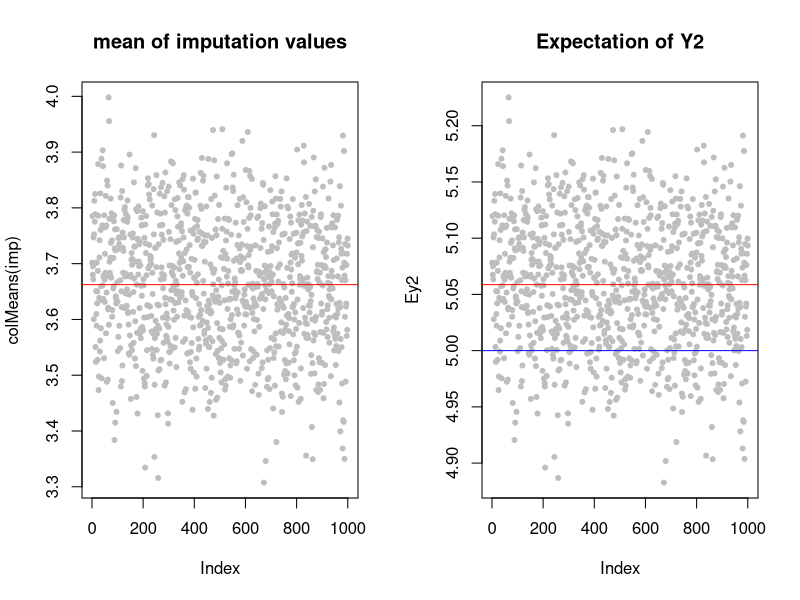

This chart was generated by the following R code:
## ---- chunk 1
options(stringsAsFactors = FALSE)
puh <- data.frame(ikäryhmä = c("18-25", "26-35", "36-45", "46-65", "66-70"),
           otoskoko = c(300, 300, 300, 500, 400),
           vastauksia = c(52, 67, 83, 230, 266),
           A_käyttäjiä = c(20, 26, 37, 22, 8))
puh
## ---- chunk 2
  # generate data
z <- matrix(rnorm(3000), nrow = 3)
y1 <- 1 + z[1,]
y2 <- 5 + 2 * z[1,] + z[2,]
u <- 2 * (y1 - 1) + z[3,]
miss.index <- which(u < 0)
y2.obs <- y2[-miss.index]
missN <- length(miss.index)

  # imputation bootstrap
y1.use <- y1[miss.index]
B <- 1000 # bootstrap times
sumEY2 <- 0 # init
for (i in 1:B) {
  y1.sample <- sample(y1.use, missN, replace = TRUE)
  y2.boot <- 2 * y1.sample + 3 + rnorm(missN)
  Ey2 <- mean(c(y2.obs, y2.boot))
  sumEY2 = sumEY2 + Ey2
}
sumEY2 / B


library(mice)
impMiss <- mice.impute.norm.boot(y2, 
                                 ry = (u >= 0), 
                                 x = 2 * y1 + 3)
mean(c(y2[-miss.index], impMiss))

## ---- chunk 3
N <- 1000
imp <- matrix(nrow = missN, ncol = N)
for (i in 1:N) {
  imp[,i] <- mice.impute.norm(y2,ry = (u >= 0), x = 2 * y1 + 3)  
}

Ey2 <- (colMeans(imp) * missN + sum(y2.obs))/1000

par(mfrow = c(1,2))
plot(colMeans(imp), pch = 20, col = "grey",
     main = "mean of imputation values")
abline(h = mean(colMeans(imp)), col = "red")
plot(Ey2, pch = 20, col = "grey",
     main = "Expectation of Y2")
abline(h = mean(Ey2), col = "red")
abline(h = 5, col = "blue")
